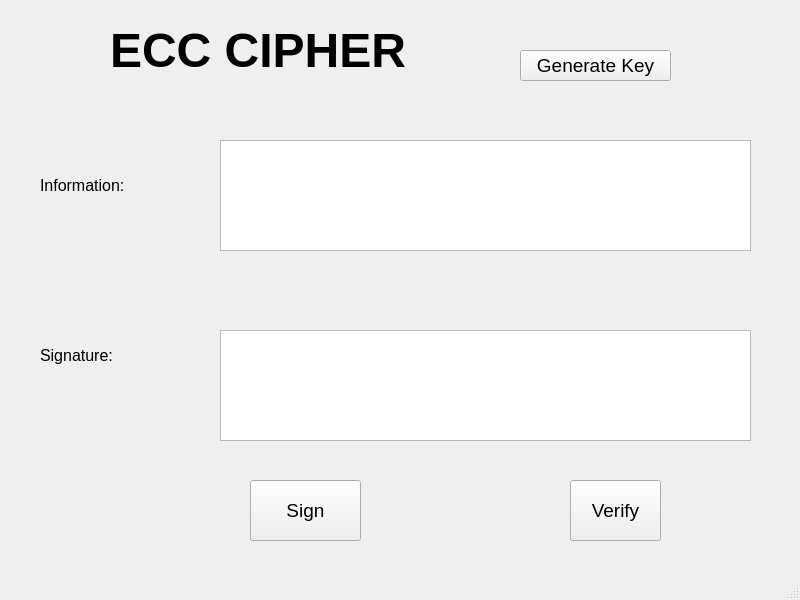
<?xml version="1.0" encoding="UTF-8"?>
<ui version="4.0">
 <class>MainWindow</class>
 <widget class="QMainWindow" name="MainWindow">
  <property name="geometry">
   <rect>
    <x>0</x>
    <y>0</y>
    <width>800</width>
    <height>600</height>
   </rect>
  </property>
  <property name="windowTitle">
   <string>MainWindow</string>
  </property>
  <widget class="QWidget" name="centralwidget">
   <widget class="QLabel" name="label">
    <property name="geometry">
     <rect>
      <x>110</x>
      <y>-10</y>
      <width>431</width>
      <height>121</height>
     </rect>
    </property>
    <property name="font">
     <font>
      <pointsize>36</pointsize>
      <weight>75</weight>
      <bold>true</bold>
     </font>
    </property>
    <property name="text">
     <string>ECC CIPHER</string>
    </property>
   </widget>
   <widget class="QToolButton" name="btn_generate">
    <property name="geometry">
     <rect>
      <x>520</x>
      <y>50</y>
      <width>151</width>
      <height>31</height>
     </rect>
    </property>
    <property name="font">
     <font>
      <pointsize>14</pointsize>
     </font>
    </property>
    <property name="text">
     <string>Generate Key</string>
    </property>
   </widget>
   <widget class="QPlainTextEdit" name="txt_information">
    <property name="geometry">
     <rect>
      <x>220</x>
      <y>140</y>
      <width>531</width>
      <height>111</height>
     </rect>
    </property>
   </widget>
   <widget class="QLabel" name="label_2">
    <property name="geometry">
     <rect>
      <x>40</x>
      <y>170</y>
      <width>121</width>
      <height>31</height>
     </rect>
    </property>
    <property name="font">
     <font>
      <pointsize>12</pointsize>
     </font>
    </property>
    <property name="text">
     <string>Information:</string>
    </property>
   </widget>
   <widget class="QLabel" name="label_3">
    <property name="geometry">
     <rect>
      <x>40</x>
      <y>340</y>
      <width>121</width>
      <height>31</height>
     </rect>
    </property>
    <property name="font">
     <font>
      <pointsize>12</pointsize>
     </font>
    </property>
    <property name="text">
     <string>Signature:</string>
    </property>
   </widget>
   <widget class="QPlainTextEdit" name="txt_sign">
    <property name="geometry">
     <rect>
      <x>220</x>
      <y>330</y>
      <width>531</width>
      <height>111</height>
     </rect>
    </property>
   </widget>
   <widget class="QToolButton" name="btn_verify">
    <property name="geometry">
     <rect>
      <x>570</x>
      <y>480</y>
      <width>91</width>
      <height>61</height>
     </rect>
    </property>
    <property name="font">
     <font>
      <pointsize>14</pointsize>
     </font>
    </property>
    <property name="text">
     <string>Verify</string>
    </property>
   </widget>
   <widget class="QToolButton" name="btn_sign">
    <property name="geometry">
     <rect>
      <x>250</x>
      <y>480</y>
      <width>111</width>
      <height>61</height>
     </rect>
    </property>
    <property name="font">
     <font>
      <pointsize>14</pointsize>
     </font>
    </property>
    <property name="text">
     <string>Sign</string>
    </property>
   </widget>
  </widget>
  <widget class="QMenuBar" name="menubar">
   <property name="geometry">
    <rect>
     <x>0</x>
     <y>0</y>
     <width>800</width>
     <height>26</height>
    </rect>
   </property>
  </widget>
  <widget class="QStatusBar" name="statusbar"/>
 </widget>
 <resources/>
 <connections/>
</ui>
